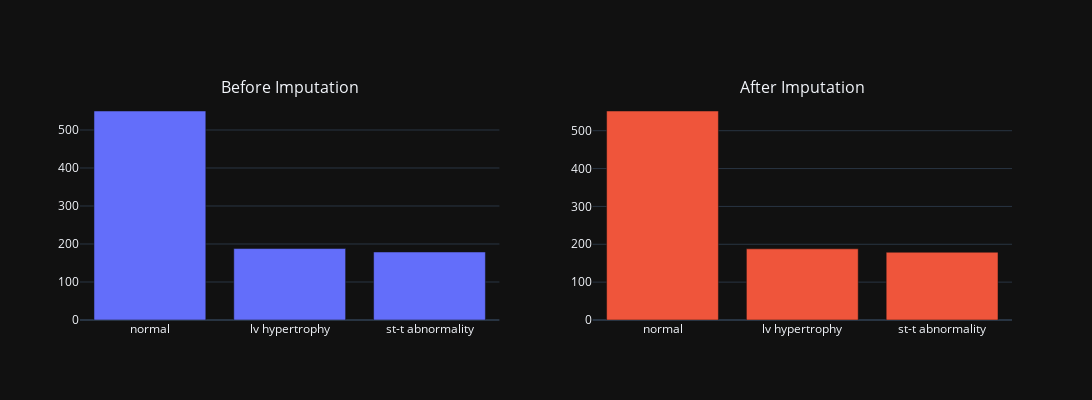

Notebook source saved alongside this figure:
### Markdown cell above
#### Analysing with the columns in <i>'categorical_cols_mcar'</i>

### Code cell
import plotly.graph_objs as go
from plotly.subplots import make_subplots

# Create a new column for the NaN values
for col in categorical_cols_mcar:
    df[f'{col}_nan'] = df[col].isnull().astype(int)

# Create a figure with two subplots
fig = make_subplots(rows=1, cols=2, subplot_titles=['Before Imputation', 'After Imputation'])

# Loop through each column and create a count plot
for col in categorical_cols_mcar:
    # Before imputation
    counts_before = df[col].value_counts()
    fig.add_trace(go.Bar(x=counts_before.index, y=counts_before.values), row=1, col=1)
    
    # Impute missing values with the most frequent value
    most_frequent_value = df[col].mode()[0]
    df[col] = df[col].fillna(most_frequent_value)
    
    # After imputation
    counts_after = df[col].value_counts()
    fig.add_trace(go.Bar(x=counts_after.index, y=counts_after.values), row=1, col=2)

# Update the layout
fig.update_layout(height=400, width=1500, template='plotly_dark', showlegend=False)

# Show the plot
fig.show()

### Figure 1 — Plotly figure (JSON) as saved in the notebook; plotly's stock layout.template omitted (floating-point values rounded to 4 significant figures)
{"data": [{"type": "bar", "x": ["normal", "lv hypertrophy", "st-t abnormality"], "xaxis": "x", "y": [550, 188, 179], "yaxis": "y"}, {"type": "bar", "x": ["normal", "lv hypertrophy", "st-t abnormality"], "xaxis": "x2", "y": [552, 188, 179], "yaxis": "y2"}], "layout": {"annotations": [{"font": {"size": 16}, "showarrow": false, "text": "Before Imputation", "x": 0.225, "xanchor": "center", "xref": "paper", "y": 1, "yanchor": "bottom", "yref": "paper"}, {"font": {"size": 16}, "showarrow": false, "text": "After Imputation", "x": 0.775, "xanchor": "center", "xref": "paper", "y": 1, "yanchor": "bottom", "yref": "paper"}], "height": 400, "showlegend": false, "width": 1500, "xaxis": {"anchor": "y", "domain": [0, 0.45]}, "xaxis2": {"anchor": "y2", "domain": [0.55, 1]}, "yaxis": {"anchor": "x", "domain": [0, 1]}, "yaxis2": {"anchor": "x2", "domain": [0, 1]}}}
